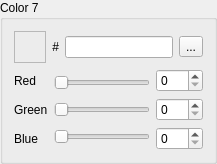
        <widget class="QGroupBox" name="group_7">
         <property name="title">
          <string>Color 7</string>
         </property>
         <layout class="QFormLayout" name="formLayout_49">
          <item row="0" column="0">
           <widget class="QFrame" name="colorFrame_7">
            <property name="minimumSize">
             <size>
              <width>32</width>
              <height>32</height>
             </size>
            </property>
            <property name="maximumSize">
             <size>
              <width>32</width>
              <height>32</height>
             </size>
            </property>
            <property name="frameShape">
             <enum>QFrame::StyledPanel</enum>
            </property>
            <property name="frameShadow">
             <enum>QFrame::Raised</enum>
            </property>
           </widget>
          </item>
          <item row="1" column="0" colspan="2">
           <widget class="QFrame" name="frame_170">
            <property name="frameShape">
             <enum>QFrame::NoFrame</enum>
            </property>
            <property name="frameShadow">
             <enum>QFrame::Raised</enum>
            </property>
            <layout class="QHBoxLayout" name="horizontalLayout_49">
             <property name="leftMargin">
              <number>0</number>
             </property>
             <property name="topMargin">
              <number>0</number>
             </property>
             <property name="rightMargin">
              <number>0</number>
             </property>
             <property name="bottomMargin">
              <number>0</number>
             </property>
             <item>
              <widget class="QFrame" name="frame_171">
               <property name="frameShape">
                <enum>QFrame::NoFrame</enum>
               </property>
               <property name="frameShadow">
                <enum>QFrame::Raised</enum>
               </property>
               <layout class="QVBoxLayout" name="verticalLayout_97">
                <property name="leftMargin">
                 <number>0</number>
                </property>
                <property name="topMargin">
                 <number>0</number>
                </property>
                <property name="rightMargin">
                 <number>0</number>
                </property>
                <property name="bottomMargin">
                 <number>0</number>
                </property>
                <item>
                 <widget class="QLabel" name="label_97">
                  <property name="text">
                   <string>Red</string>
                  </property>
                 </widget>
                </item>
                <item>
                 <widget class="QLabel" name="label_98">
                  <property name="text">
                   <string>Green</string>
                  </property>
                 </widget>
                </item>
                <item>
                 <widget class="QLabel" name="label_99">
                  <property name="text">
                   <string>Blue</string>
                  </property>
                 </widget>
                </item>
               </layout>
              </widget>
             </item>
             <item>
              <widget class="QFrame" name="frame_172">
               <property name="frameShape">
                <enum>QFrame::NoFrame</enum>
               </property>
               <property name="frameShadow">
                <enum>QFrame::Raised</enum>
               </property>
               <layout class="QVBoxLayout" name="verticalLayout_98">
                <property name="leftMargin">
                 <number>0</number>
                </property>
                <property name="topMargin">
                 <number>0</number>
                </property>
                <property name="rightMargin">
                 <number>0</number>
                </property>
                <property name="bottomMargin">
                 <number>0</number>
                </property>
                <item>
                 <widget class="QSlider" name="slider_red_7">
                  <property name="maximum">
                   <number>31</number>
                  </property>
                  <property name="pageStep">
                   <number>4</number>
                  </property>
                  <property name="orientation">
                   <enum>Qt::Horizontal</enum>
                  </property>
                 </widget>
                </item>
                <item>
                 <widget class="QSlider" name="slider_green_7">
                  <property name="maximum">
                   <number>31</number>
                  </property>
                  <property name="pageStep">
                   <number>4</number>
                  </property>
                  <property name="orientation">
                   <enum>Qt::Horizontal</enum>
                  </property>
                 </widget>
                </item>
                <item>
                 <widget class="QSlider" name="slider_blue_7">
                  <property name="maximum">
                   <number>31</number>
                  </property>
                  <property name="pageStep">
                   <number>4</number>
                  </property>
                  <property name="orientation">
                   <enum>Qt::Horizontal</enum>
                  </property>
                 </widget>
                </item>
               </layout>
              </widget>
             </item>
             <item>
              <widget class="QFrame" name="frame_173">
               <property name="frameShape">
                <enum>QFrame::NoFrame</enum>
               </property>
               <property name="frameShadow">
                <enum>QFrame::Raised</enum>
               </property>
               <layout class="QVBoxLayout" name="verticalLayout_99">
                <property name="leftMargin">
                 <number>0</number>
                </property>
                <property name="topMargin">
                 <number>0</number>
                </property>
                <property name="rightMargin">
                 <number>0</number>
                </property>
                <property name="bottomMargin">
                 <number>0</number>
                </property>
                <item>
                 <widget class="QSpinBox" name="spin_red_7">
                  <property name="maximum">
                   <number>255</number>
                  </property>
                  <property name="singleStep">
                   <number>8</number>
                  </property>
                 </widget>
                </item>
                <item>
                 <widget class="QSpinBox" name="spin_green_7">
                  <property name="maximum">
                   <number>255</number>
                  </property>
                  <property name="singleStep">
                   <number>8</number>
                  </property>
                 </widget>
                </item>
                <item>
                 <widget class="QSpinBox" name="spin_blue_7">
                  <property name="maximum">
                   <number>255</number>
                  </property>
                  <property name="singleStep">
                   <number>8</number>
                  </property>
                 </widget>
                </item>
               </layout>
              </widget>
             </item>
            </layout>
           </widget>
          </item>
          <item row="0" column="1">
           <widget class="QFrame" name="frame_174">
            <property name="frameShape">
             <enum>QFrame::NoFrame</enum>
            </property>
            <property name="frameShadow">
             <enum>QFrame::Raised</enum>
            </property>
            <layout class="QVBoxLayout" name="verticalLayout_100">
             <property name="leftMargin">
              <number>0</number>
             </property>
             <property name="topMargin">
              <number>0</number>
             </property>
             <property name="rightMargin">
              <number>0</number>
             </property>
             <property name="bottomMargin">
              <number>0</number>
             </property>
             <item>
              <widget class="QFrame" name="frame_175">
               <property name="frameShape">
                <enum>QFrame::NoFrame</enum>
               </property>
               <property name="frameShadow">
                <enum>QFrame::Raised</enum>
               </property>
               <layout class="QGridLayout" name="gridLayout_9">
                <property name="leftMargin">
                 <number>0</number>
                </property>
                <property name="topMargin">
                 <number>0</number>
                </property>
                <property name="rightMargin">
                 <number>0</number>
                </property>
                <property name="bottomMargin">
                 <number>0</number>
                </property>
                <item row="0" column="0">
                 <widget class="QFrame" name="frame_176">
                  <property name="frameShape">
                   <enum>QFrame::NoFrame</enum>
                  </property>
                  <property name="frameShadow">
                   <enum>QFrame::Raised</enum>
                  </property>
                  <layout class="QFormLayout" name="formLayout_50">
                   <property name="leftMargin">
                    <number>0</number>
                   </property>
                   <property name="topMargin">
                    <number>0</number>
                   </property>
                   <property name="rightMargin">
                    <number>0</number>
                   </property>
                   <property name="bottomMargin">
                    <number>0</number>
                   </property>
                   <item row="0" column="0">
                    <widget class="QLabel" name="label_100">
                     <property name="text">
                      <string>#</string>
                     </property>
                     <property name="alignment">
                      <set>Qt::AlignRight|Qt::AlignTrailing|Qt::AlignVCenter</set>
                     </property>
                    </widget>
                   </item>
                   <item row="0" column="1">
                    <widget class="QLineEdit" name="hex_7"/>
                   </item>
                  </layout>
                 </widget>
                </item>
                <item row="0" column="1">
                 <widget class="QToolButton" name="pick_7">
                  <property name="text">
                   <string>...</string>
                  </property>
                  <property name="icon">
                   <iconset resource="../resources/images.qrc">
                    <normaloff>:/icons/pipette.ico</normaloff>:/icons/pipette.ico</iconset>
                  </property>
                 </widget>
                </item>
               </layout>
              </widget>
             </item>
            </layout>
           </widget>
          </item>
         </layout>
        </widget>
